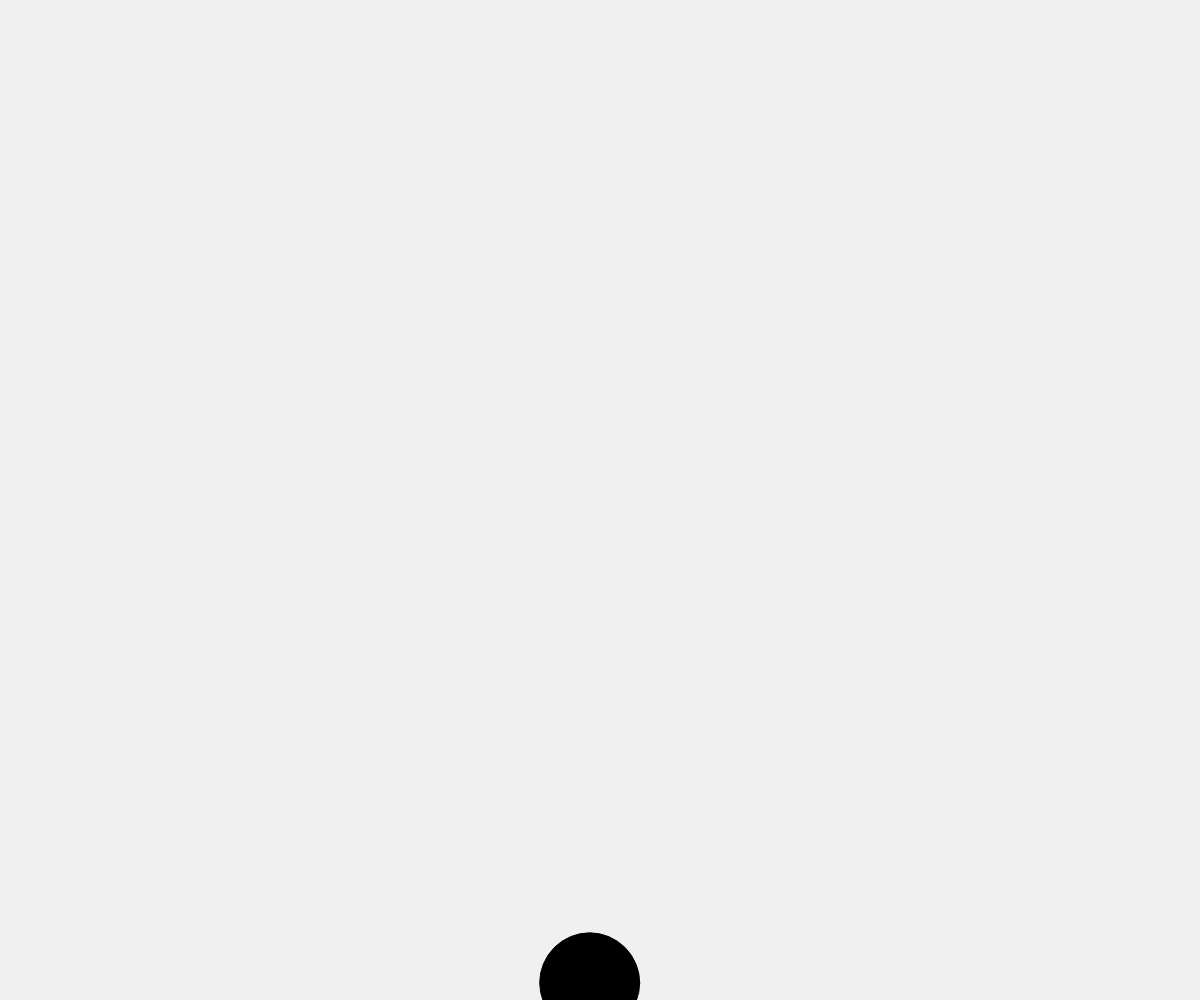
Frame 1 (no input)
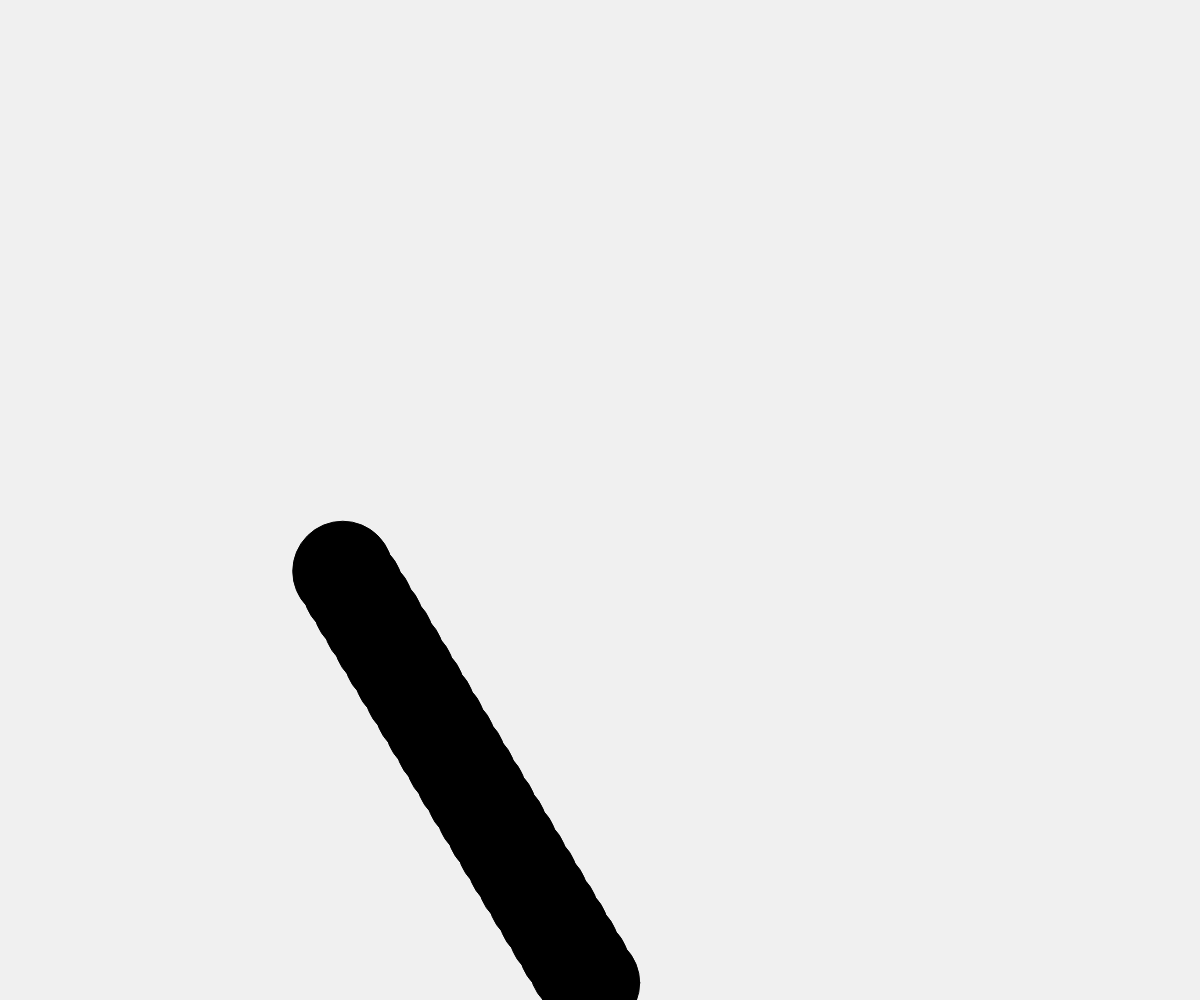
Frame 60 (no input)
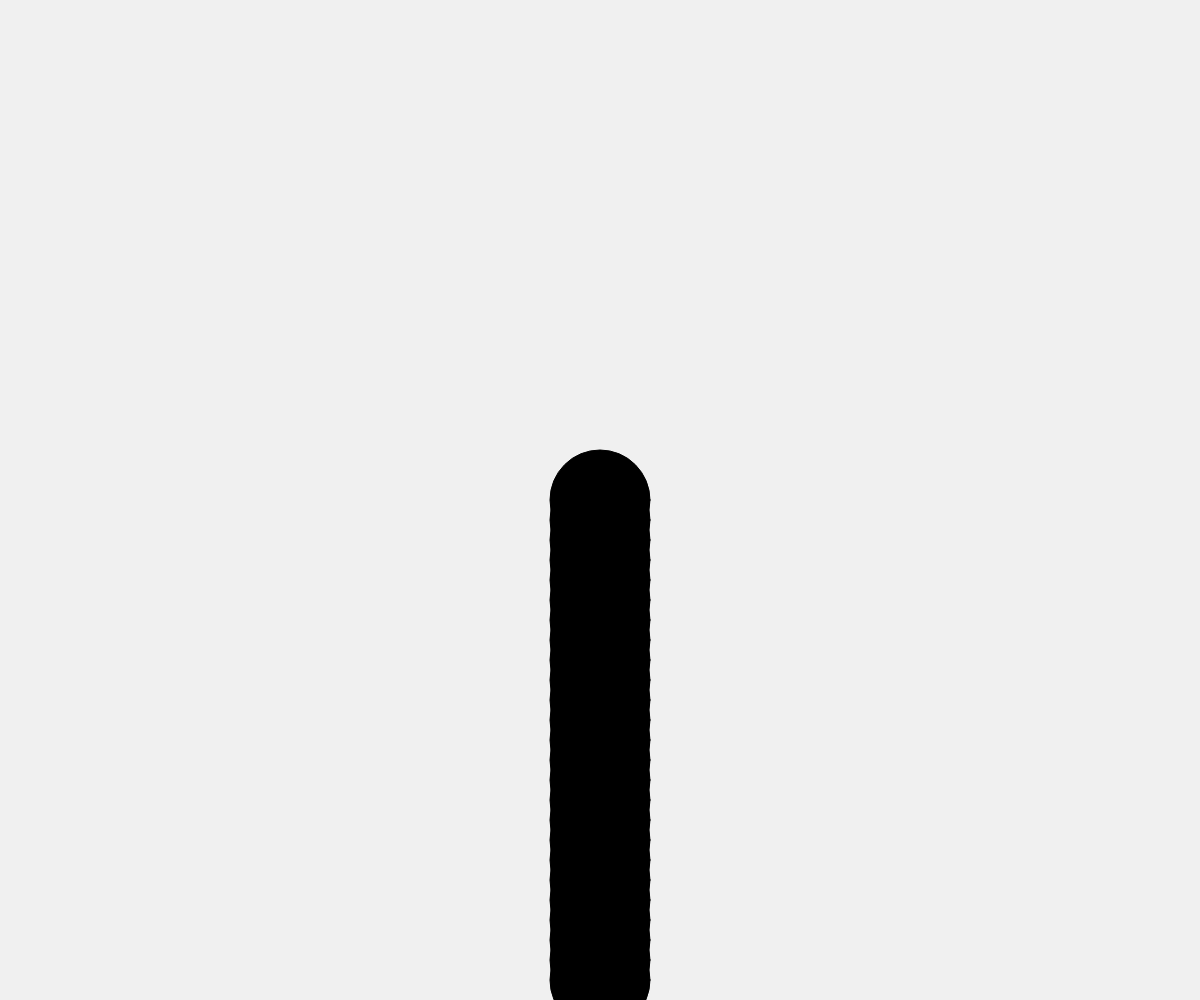
Frame 120 (the mouse pressed at the canvas centre since frame 60)

The p5.js sketch that drew these frames (run headless with seeded random() and noise() and a simulated clock; from frame 60 on, the mouse is pressed at the canvas centre):

// p5.js sketch
// ── sketch.js
var allSegments = [];
var originalXSpeed = 0;
var originalYSpeed = 10;
var screenMiddleX = 0;
var screenMiddleY = 0;


function segment()
{
    this.setup = function()
    {
        this.y = screenMiddleY;
        this.x = screenMiddleX;
        this.range = 0;//the number that a circle is in line
        this.maxRange = 25;
        this.space = 20;
        if (mouseX < this.x)//big - small
        {
            this.xDifference = mouseX - this.x;
            this.direction = "left";
        }
        else if (mouseX > this.x)
        {
            this.xDifference = this.x - mouseX;
            this.direction = "right";
        }
        else 
        {
            this.xDifference = 1;
            this.direction = "up";
        }
        this.yDifference = this.y - mouseY;
        this.xSpeed = (this.space * this.xDifference) / sqrt(sq(this.xDifference) + sq(this.yDifference));
        this.ySpeed = (this.space * this.yDifference) / sqrt(sq(this.xDifference) + sq(this.yDifference));
    }
    this.update = function()
    {
        this.range++
        //movement
        if (this.direction === "left")
        {
            this.x += this.xSpeed;
        }
        if (this.direction === "right")
        {
            this.x -= this.xSpeed;
        }
        if (this.direction === "up")
        {
            this.x = this.x
        }
        this.y -= this.ySpeed;
        fill(0)
        ellipse(this.x, this.y, 100, 100)
        if (this.range == 7)
        {
            fill(255)
            if (this.direction == "right")
            {
                ellipse(this.x - this.xSpeed, this.y - this.ySpeed, 10, 10)
            }
            if (this.direction == "left")
            {
                ellipse(this.x + this.xSpeed, this.y - this.ySpeed, 10, 10)
            }
        }

    }
}

function newSegment()
{
    var newSegment = new segment;
    newSegment.setup();
    allSegments.push(newSegment)

}

function setup()
{
    createCanvas(windowWidth, windowHeight)
    screenMiddleX = windowWidth/2
    screenMiddleY = windowHeight
}
/*function newSegment()
{
    
    for(i = 0; i < allSegments.length; i++)
    {
        allSegments.update();

        if (allSegments[i].range >= allSegments[i].maxRange)
        {
            allSegments.splice(i,1)
        }
    }
}
*/
function draw()
{    
    background(240);
    newSegment();
    for(i = 0; i < allSegments.length; i++)
        {
            allSegments[i].update();
    
            if (allSegments[i].range >= allSegments[i].maxRange)
            {
                allSegments.splice(i,1)
            }
        }
}
function windowResized()
{
    createCanvas(windowWidth, windowHeight)
    screenMiddleX = windowWidth/2
    screenMiddleY = windowHeight
}
